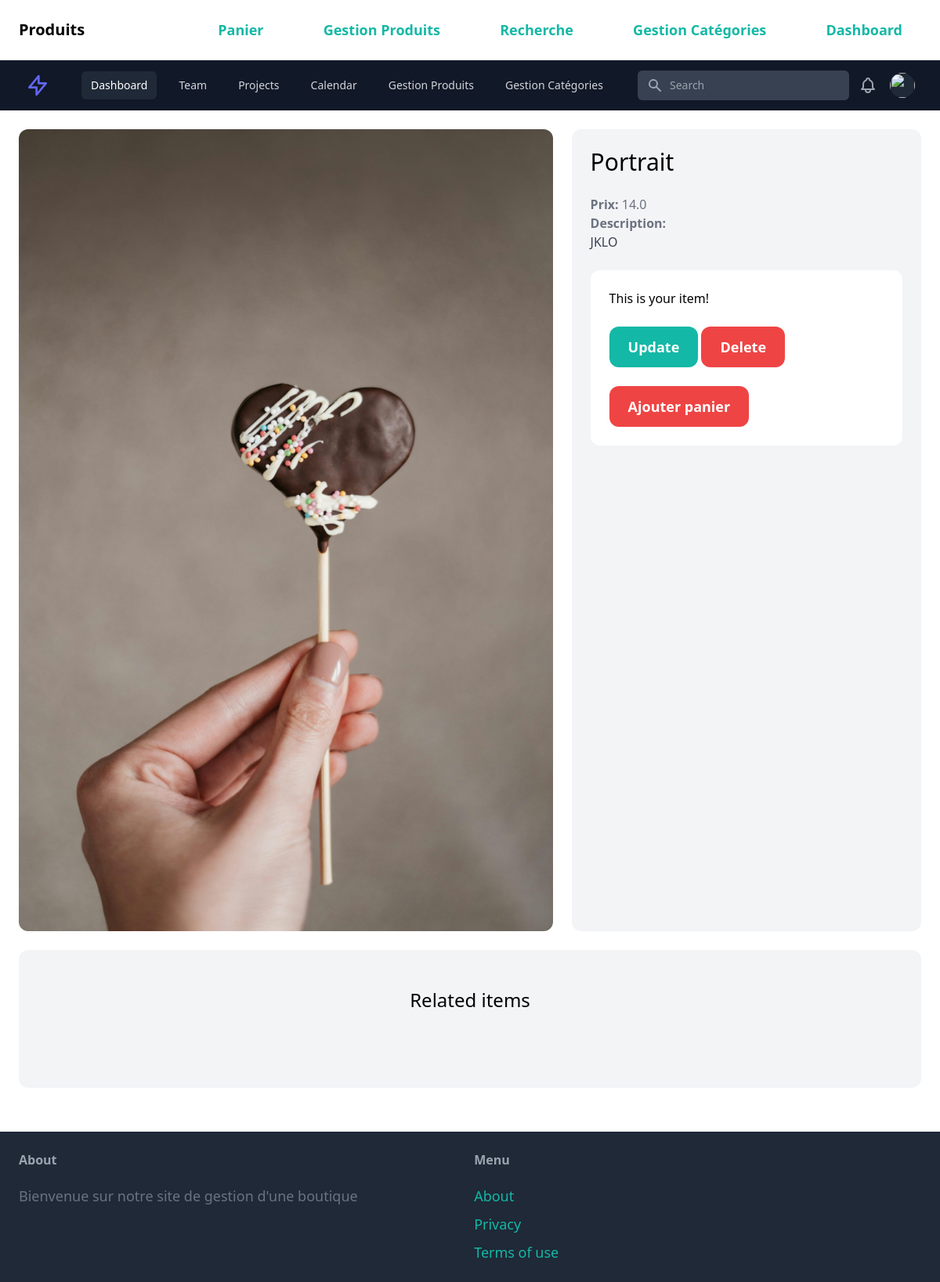
/detail/40/, run on the app's committed database.
### gestionProduit/models.py (models this page shows, shortened)
class Produit(models.Model):
    nom_produit = models.CharField(max_length=255)
    quantite_produit = models.PositiveIntegerField()
    prix = models.FloatField(default=0.0)
    image = models.ImageField(upload_to='produit_images', blank=True, null=True)
    categorie = models.ForeignKey(Categorie, on_delete=models.CASCADE)
    description=models.TextField(blank=True)
    est_vendu = models.BooleanField(default=False, null=True, blank=True)
    creer_a=models.DateTimeField(auto_now_add=True ,null=True)

### gestionProduit/views.py (the view)
# urls.py: path('detail/<int:pk>/', views.detail, name='detail'),
def detail(request, pk):
    produit = get_object_or_404(Produit, pk=pk)
    related_items = Produit.objects.filter(categorie=produit.categorie).exclude(pk=pk)[0:5]
    return render(request, 'detail.html', {
        'produit': produit,
        'related_items': related_items
    })

### gestionProduit/templates/detail.html (shortened to what this page needs)
{% extends 'menu.html' %}
{% block content %}
<div class="grid grid-cols-5 gap-6">
    <div class="col-span-3">
        <img src="{{ produit.image.url }}" class="rounded-xl">
    </div>
    <div class="col-span-2 p-6 bg-gray-100 rounded-xl">
        <h1 class="mb-6 text-3xl">{{ produit.nom_produit }}</h1>
        <p class="text-gray-500"><strong>Prix: </strong>{{ produit.prix }}</p>
        {% if produit.description %}
            <p class="text-gray-700">
                <strong class="text-gray-500">Description:</strong><br>
                {{ produit.description }}
            </p>
        {% endif %}
        {% if request.user  %}
            <div class="mt-6 p-6 bg-white rounded-xl">
                <p>This is your item!</p>
                <a href="{% url 'gestionProduit:update' produit.id %}" class="inline-block mt-6 px-6 py-3 text-lg font-semibold bg-teal-500 text-white rounded-xl">Update</a>
                <a href="{% url 'gestionProduit:delete' produit.id %}" class="inline-block mt-6 px-6 py-3 text-lg font-semibold bg-red-500 text-white rounded-xl">Delete</a>
                <a href="{% url 'gestionProduit:ajouter_panier' produit.id %}" class="inline-block mt-6 px-6 py-3 text-lg font-semibold bg-red-500 text-white rounded-xl">Ajouter panier</a>
            </div>
        {% endif %}
    </div>
</div>
<div class="mt-6 px-6 py-12 bg-gray-100 rounded-xl">
    <h2 class="mb-12 text-2xl text-center">Related items</h2>
</div>
{% endblock %}

### data on the page
Produit: image (picture), nom_produit "Portrait", prix "14.0", description "JKLO"
